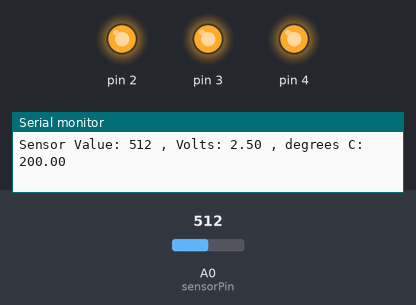
A sketch run on a simulated Arduino Uno, built with avr-gcc and run on an emulated ATmega328P. Shown: output pins drawn as LEDs (lit = HIGH), the last lines printed to the serial monitor. Inputs (shaded band) come from the test bench; at power-on: A0 (sensorPin) = 512.

Above: at 1.2 s.
1.3 s: A0 (sensorPin) set to 93
4.3 s: A0 (sensorPin) set to 81
At 5.3 s:
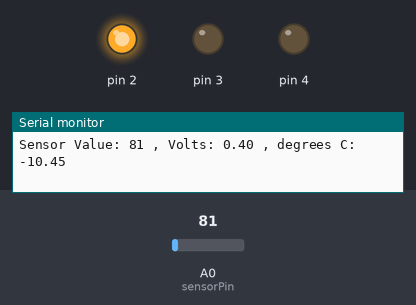
5.8 s: A0 (sensorPin) set to 0
At 6.9 s:
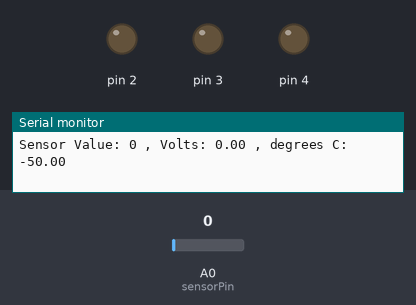
7.4 s: A0 (sensorPin) set to 122
At 7.8 s:
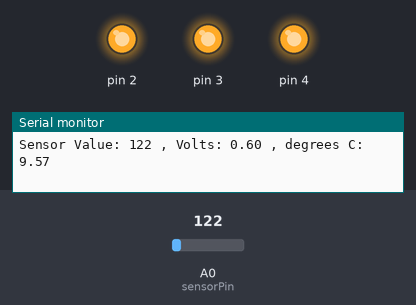
Timing chart, 0 to 10.4 s (numbered marks = the images above; inputs shaded):
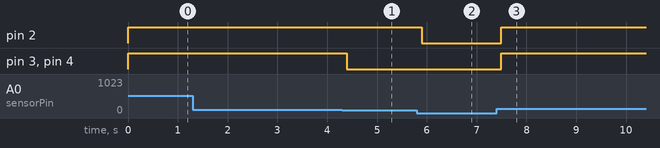

Measured:
- the behaviour switches between 89 and 88 on A0 (sensorPin) (found by bisection; images 0 and 1)
- after the input at 4.3 s, pin 3, pin 4: HIGH → LOW after 0.09 s
- after the input at 5.8 s, pin 2: HIGH → LOW after 0.10 s
- after the input at 7.4 s, pin 2–4: LOW → HIGH after 0.09 s

The sketch:

20210608_BC_Project03.ino
```cpp
const int sensorPin = A0;
const float baselineTemp = -13.0; //changed the baseline temperature, because mapping between analog and digital did not work

void setup() {
  Serial.begin(9600); //opens connection between Arduino and computer, to see the values from the analog input on computer screen.

  //sets some pins as outputs
  for(int pinNumber = 2; pinNumber<5; pinNumber++){
    pinMode(pinNumber, OUTPUT);
    digitalWrite(pinNumber, LOW);
  }

}

void loop() {
  int sensorVal = analogRead(sensorPin); //reads the temperature sensor

  //sends the temperature sensor values to the computer
  Serial.print("Sensor Value: ");
  Serial.print(sensorVal);

  //convert sensor reading to voltage
  float voltage = (sensorVal/1024.0) * 5.0; //converts the ADC reading to voltage
  Serial.print(" , Volts: ");
  Serial.print(voltage);

  //convert the voltage to temperature and send the value to the computer
  Serial.print(" , degrees C: ");
  float temperature = (voltage - .5) * 100;
  Serial.println(temperature);

  //turn off LEDs for a low temperature
  if(temperature < baselineTemp + 2) {
    digitalWrite(2, LOW);
    digitalWrite(3, LOW);
    digitalWrite(4, LOW);

  //turn on one LED for a low temperature (2 degrees above baseline, less than 4 degrees above)
  }else if(temperature >= baselineTemp + 2 && temperature < baselineTemp+6){
    digitalWrite(2, HIGH);
    digitalWrite(3, LOW);
    digitalWrite(4, LOW);

  //turn on two LEDs for medium temperature (between 4-6 degrees above baseline)
  }else if(temperature >= baselineTemp + 4 && temperature < baselineTemp + 6){
    digitalWrite(2, HIGH);
    digitalWrite(3, HIGH);
    digitalWrite(4, LOW);

  //turn on three LEDs for high temperature (6 degrees above baseline)
  }else if(temperature >= baselineTemp + 6){
    digitalWrite(2, HIGH);
    digitalWrite(3, HIGH);
    digitalWrite(4, HIGH);
  }

//  delay(1000);


}
```
